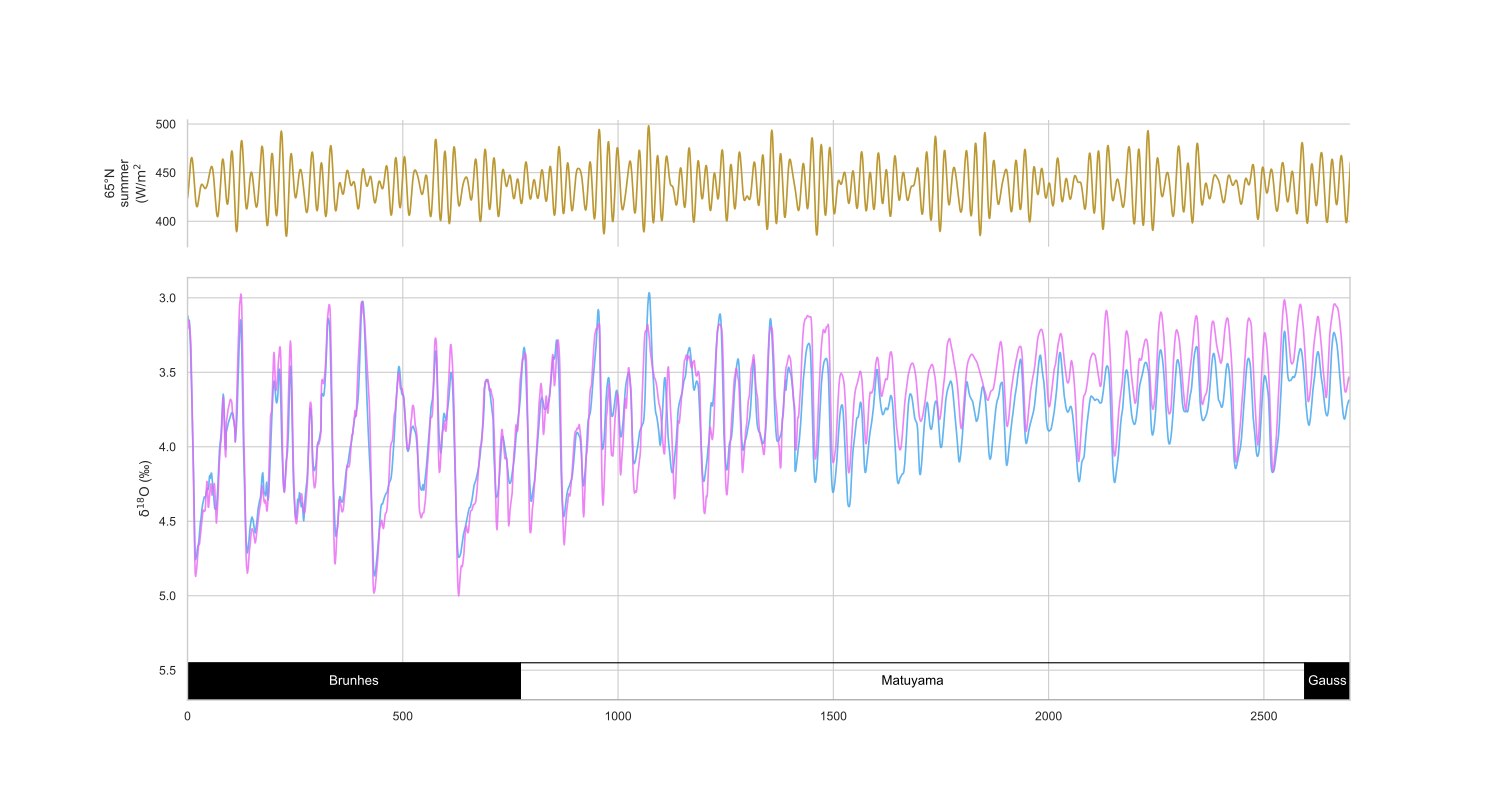

Here is the Python script that generated this plot:
#!/usr/bin/env python3
# -*- coding: utf-8 -*-
"""
Created on Mon Jan 30 23:12:54 2023

@author: zhou
"""

import pandas as pd
import sys
sys.path.append("../../../../../Work/Lorraine/LR04/python")
sys.path.append("../../../../../Work/McManus/Milankovitch/python")
sys.path.append("../../../../../Work/McManus/HMM-Stack-master/python")
import LR04_fetching_func
import Milankovitch_fetching_func
import Probstack_fetching_func
import matplotlib.pyplot as plt
import matplotlib.patches as patches
import seaborn as sns
# import scipy.io
from matplotlib import gridspec

sns.set(font='Arial',palette='husl',style='whitegrid',context='paper')

stack_1_path = '../stack.txt'
stack_1 = pd.read_table(stack_1_path, delimiter=' ')

stack_2_path = '../../R13_d18O_stack/stack.txt'
stack_2 = pd.read_table(stack_2_path, delimiter=' ')

stack_3_path = '../../R23_d18O_stack/stack.txt'
stack_3 = pd.read_table(stack_3_path, delimiter=' ')

stack_4_path = '../../R25_d18O_stack/stack.txt'
stack_4 = pd.read_table(stack_4_path, delimiter=' ')

stack_5_path = '../../R27_d18O_stack/stack.txt'
stack_5 = pd.read_table(stack_5_path, delimiter=' ')

stack_6_path = '../../R29_d18O_stack/stack.txt'
stack_6 = pd.read_table(stack_5_path, delimiter=' ')

Pacific_stack = pd.concat([stack_1, stack_2, stack_3, stack_4, stack_5, stack_6])
Pacific_stack = Pacific_stack.groupby('age(kyr)').mean()

stack_1_path = '../../R28_d18O_stack/stack.txt'
stack_1 = pd.read_table(stack_1_path, delimiter=' ')

stack_2_path = '../../R12_d18O_stack/stack.txt'
stack_2 = pd.read_table(stack_2_path, delimiter=' ')

stack_3_path = '../../R22_d18O_stack/stack.txt'
stack_3 = pd.read_table(stack_3_path, delimiter=' ')

stack_4_path = '../../R24_d18O_stack/stack.txt'
stack_4 = pd.read_table(stack_4_path, delimiter=' ')

stack_5_path = '../../R26_d18O_stack/stack.txt'
stack_5 = pd.read_table(stack_5_path, delimiter=' ')

stack_6_path = '../../R28_d18O_stack/stack.txt'
stack_6 = pd.read_table(stack_5_path, delimiter=' ')

Atlantic_stack = pd.concat([stack_1, stack_2, stack_3, stack_4, stack_5, stack_6])
Atlantic_stack = Atlantic_stack.groupby('age(kyr)').mean()

LR04 = LR04_fetching_func.fetch_d18O()

insolation = Milankovitch_fetching_func.fetch_65N_summer_insolation()

ProbStack = Probstack_fetching_func.fetch_d18O()

#%% plot
fig, axes = plt.subplots(2,1, sharex=False, sharey=False)
gs  = gridspec.GridSpec(2, 1, height_ratios=[0.3, 1])
axes = [plt.subplot(gs[0]),
        plt.subplot(gs[1])]
# BIAGMACS
l1 = axes[1].plot(Pacific_stack.index, Pacific_stack['mean(permil)'], label='BIGMACS Pacific', alpha=0.8, color='C4')
l4 = axes[1].plot(Atlantic_stack.index, Atlantic_stack['mean(permil)'], label='BIGMACS Atlantic', alpha=0.8, color='C5')
# axes[1].fill_between(Pacific_stack.index,
#                   Pacific_stack['mean(permil)']+2*Pacific_stack['sigma(permil)'],
#                   Pacific_stack['mean(permil)']-2*Pacific_stack['sigma(permil)'],
#                   alpha=0.3,
#                   label='BIGMACS 2sigma',
#                   color='C4')
# LR04
# l2 = axes[1].plot(LR04.index/1000, LR04, label='LRO4', color='k', zorder=1, alpha=0.5)
# ProbStack
# l3 = axes[1].plot(ProbStack.index/1000, ProbStack, label='ProbStack', color='C3', zorder=1, alpha=0.5)
axes[1].set_xlim((0, 2700))
axes[1].invert_yaxis()

axes[1].set_ylabel(u'$\mathrm{\delta}^\mathrm{18}$O (‰)')
axes[1].set_ylim(bottom=5.7)

# # BIGMACS
# l1 = axes[3].plot(Pacific_stack.index, Pacific_stack['mean(permil)'], label='BIGMACS Pacific', alpha=0.8, color='C4')
# l4 = axes[3].plot(Atlantic_stack.index, Atlantic_stack['mean(permil)'], label='BIGMACS Atlantic', alpha=0.8, color='C5')
# # axes[3].fill_between(Pacific_stack.index,
# #                   Pacific_stack['mean(permil)']+2*Pacific_stack['sigma(permil)'],
# #                   Pacific_stack['mean(permil)']-2*Pacific_stack['sigma(permil)'],
# #                   alpha=0.3,
# #                   label='BIGMACS 2sigma',
# #                   color='C4')
# # LR04
# l2 = axes[3].plot(LR04.index/1000, LR04, label='LR04', color='k', zorder=1, alpha=0.5)
# # ProbStack
# l3 = axes[3].plot(ProbStack.index/1000, ProbStack, label='ProbStack', color='C3', zorder=1, alpha=0.5)
# axes[3].set_xlim((1350, 2700))
# axes[3].invert_yaxis()

# axes[1].legend(handles=[l1[0], l2[0], l3[0], l4[0]], ncol=4, loc=[0.4,0.11])

# axes[3].set_ylabel(u'$\mathrm{\delta}^\mathrm{18}$O (‰)')
# axes[3].set_xlabel('Age (ka BP)')
# axes[3].set_ylim(bottom=5)

fig.set_size_inches(15,8)

#%% plot geomagnetic chrons
bar_height = 0.25
y_lim_bottom = axes[1].get_ylim()[0]
axes[1].add_patch(patches.Rectangle((0, y_lim_bottom-bar_height),
                                    773,
                                    bar_height,
                                    facecolor='k',
                                    edgecolor='k'))
axes[1].text(773/2, y_lim_bottom-bar_height/2, 'Brunhes',
             horizontalalignment='center',
             verticalalignment='center',
             color='w')
axes[1].add_patch(patches.Rectangle((773, y_lim_bottom-bar_height),
                                    2595-773,
                                    bar_height,
                                    facecolor='None',
                                    edgecolor='k'))
axes[1].text((2595+773)/2, y_lim_bottom-bar_height/2, 'Matuyama',
             horizontalalignment='center',
             verticalalignment='center',
             color='k')
# y_lim_bottom = axes[3].get_ylim()[0]
# bar_height = 0.23 # a shorter bar height cuz plot is broader
# axes[3].add_patch(patches.Rectangle((1350, y_lim_bottom-bar_height),
#                                     2595-1350,
#                                     bar_height,
#                                     facecolor='None',
#                                     edgecolor='k'))
# axes[3].text((2595+1350)/2, y_lim_bottom-bar_height/2, 'Matuyama',
#               horizontalalignment='center',
#               verticalalignment='center',
#               color='k')
axes[1].add_patch(patches.Rectangle((2595, y_lim_bottom-bar_height),
                                    2700-2595,
                                    bar_height,
                                    facecolor='k',
                                    edgecolor='k'))
axes[1].text((2700+2595)/2, y_lim_bottom-bar_height/2, 'Gauss',
              horizontalalignment='center',
              verticalalignment='center',
              color='w')

#%% plot Milankovitch
axes[0].plot(insolation.index, insolation, color='C1')
axes[0].set_xlim((0, 2700))
axes[0].set_ylabel('65°N'
                   '\n'
                   'summer'
                   '\n'
                   r'(W/$\mathrm{m}^\mathrm{2}$')
# axes[2].plot(insolation.index, insolation, color='C1')
# axes[2].set_xlim((1350, 2700))
# axes[2].set_ylabel('65°N'
#                    '\n'
#                    'summer'
#                    '\n'
#                    r'(W/$\mathrm{m}^\mathrm{2}$')
# remove x axis
sns.despine(ax=axes[0], bottom=True)
# sns.despine(ax=axes[2], bottom=True)
# remove x axis labels
axes[0].xaxis.set_ticklabels([])
# axes[2].xaxis.set_ticklabels([])
# move down
pos = axes[0].get_position()
pos.y0 -= 0.03
pos.y1 -= 0.03
axes[0].set_position(pos)
# pos = axes[2].get_position()
# pos.y0 -= 0.03
# pos.y1 -= 0.03
# axes[2].set_position(pos)
# plt.savefig('Stitched_stack_LR04_insolation.png', dpi=500)
plt.savefig('Stitched_Pacific_Atlantic_stack_LR04_insolation_ProbStack_one_panel.pdf')
